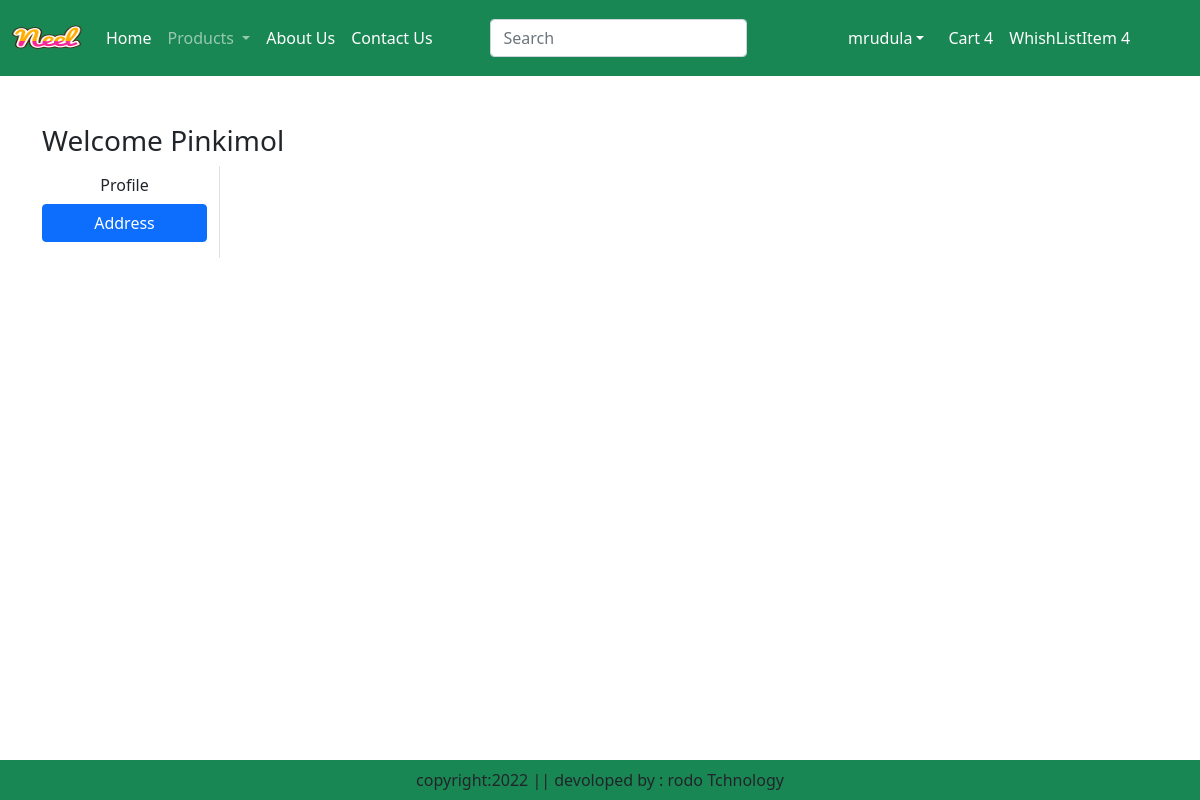
The app's page /address/ (signed in), older data.
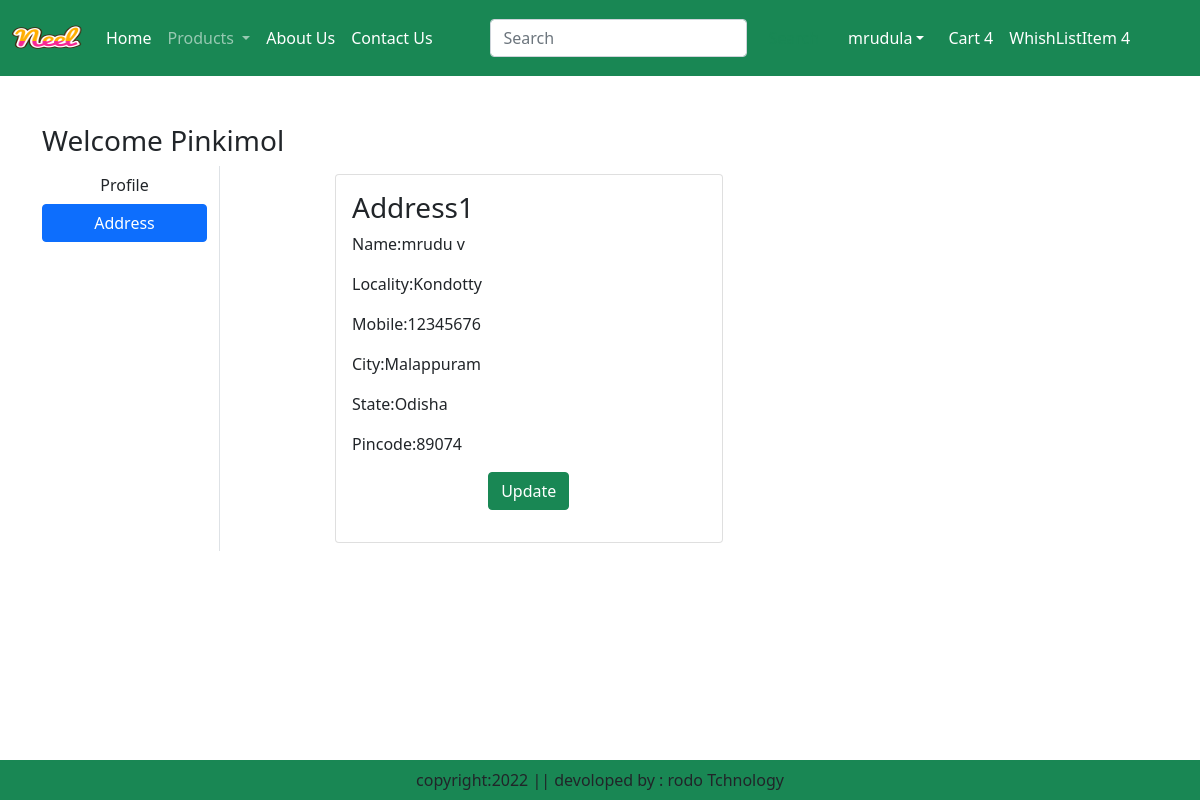
The same page, newer data.
### eapp/models.py (models this page shows, shortened)
class Customer(models.Model):
    user=models.ForeignKey(User,on_delete=models.CASCADE)
    name=models.CharField(max_length=200)
    locality=models.CharField(max_length=200)
    city=models.CharField(max_length=50)
    mobile=models.IntegerField(default=0)
    zipcode=models.IntegerField()
    state=models.CharField(choices=STATE_CHOICES,max_length=100)

### eapp/views.py (the view)
# urls.py: path('address/',views.address,name='address'),
def address(request):
    add=Customer.objects.filter(user=request.user)
    return render(request,'address.html',locals())

### eapp/templates/address.html (shortened to what this page needs)
{% extends 'base.html' %}
{% load static%}
{% block main-content %}
<div class="container my-5">
    <div class="row">
        <h3>Welcome <span class="text-capitalize">{{request.user}}</span></h3>
        <div class="col-sm-2 border-end">
            <ul class="list-unstyled">
                <li class="d-grid"><a href="{% url 'profile' %}" class="btn">Profile</a></li>
                <li class="d-grid"><a href="{% url 'address' %}" class="btn btn-primary">Address</a></li>
            </ul>
        </div>
        <div class="col-sm-9 offset-sm-1">
            <div class="row">
                {% for ad in add %}
                <div class="col-sm-6">
                    <div class="card m-2">
                        <div class="card-body">
                            <h3>Address{{forloop.counter}}</h3>
                            <p>Name:{{ad.name}}</p>
                            <p>Locality:{{ad.locality}}</p>
                            <p>Mobile:{{ad.mobile}}</p>
                            <p>City:{{ad.city}}</p>
                            <p>State:{{ad.state}}</p>
                            <p>Pincode:{{ad.zipcode}}</p>
                            <p class="text-center"><a href="{% url 'UpdateAddress' pk=ad.id %}" type="button"
                                    class="btn btn-success">Update</a></p>
                        </div>
                    </div>
                </div>
                {% endfor %}
            </div>
        </div>
    </div>
</div>
{% endblock main-content %}

Row changes from the older to the newer data that the page shows:
now on this page (row edited): Customer: name "mrudu v", locality "Kondotty", mobile "12345676", city "Malappuram", state "Odisha", zipcode "89074"
